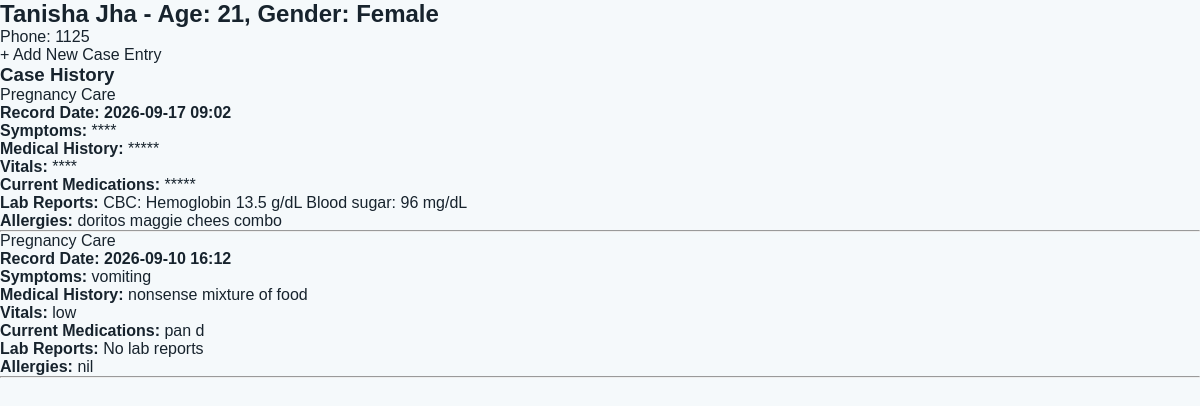
Screenshot of /view_record/6 with the database file from the repository.
### tables this page shows
CREATE TABLE patients(id INTEGER PRIMARY KEY AUTOINCREMENT,
    name TEXT NOT NULL,
    age INTEGER,
    gender TEXT,phone TEXT,
    created_at TEXT);

CREATE TABLE case_records(id INTEGER PRIMARY KEY AUTOINCREMENT,
      patient_id INTEGER NOT NULL,
      symptoms TEXT,
    medical_history TEXT,
    vitals TEXT, medications TEXT,
    allergies TEXT,
      created_at TEXT, lab_reports TEXT, doctor_id INTEGER, duration TEXT, original_transcript TEXT, english_translation TEXT, status TEXT DEFAULT 'SUBMITTED',
      FOREIGN KEY(patient_id) REFERENCES patients(id));

### app.py (the view)
@app.route("/view_record/<int:patient_id>")
def view_record(patient_id):
    conn = get_db()
    patient = conn.execute(
        """
        SELECT * FROM patients
        WHERE id = ?
        """,
        (patient_id,)
    ).fetchone()
    records = conn.execute(
        """
        SELECT * FROM case_records
        WHERE patient_id = ?
        ORDER BY created_at DESC
        """,
        (patient_id,)
    ).fetchall()
    conn.close()
    summaries = []
    for record in records:
        summary = (
            f"Patient reported: {record['symptoms']}. "
            f"Medical history: {record['medical_history'] or 'None reported'}. "
            f"Vitals: {record['vitals'] or 'None recorded'}. "
            f"Current medications: {record['medications'] or 'None'}. "
            f"Allergies: {record['allergies'] or 'None known'}."
        )
        summaries.append(summary)
    return render_template(
        "view_record.html",
        patient=patient,
        records=records,
        summaries=summaries
    )

### app.py (called while the page is built)
def get_db():
    conn = sqlite3.connect(DB_PATH)
    conn.row_factory = sqlite3.Row
    return conn

### templates/view_record.html (shortened to what this page needs)
<!DOCTYPE html>
<html>
<head>
    <link rel="stylesheet" href="/static/style.css" </head>
<body>
    <h2>{{ patient['name'] }} - Age: {{ patient['age'] }}, Gender: {{ patient['gender'] }}</h2>
    <p>Phone: {{ patient['phone'] }}</p>
    <a href="/case_form/{{ patient['id'] }}">+ Add New Case Entry</a>
    <h3>Case History</h3>
    {% if records|length == 0 %}
    <p>No case records yet.</p>
    {% else %}
    {% for record in records %}
    <div class="record">
        <a href="/pregnancy_register">
            Pregnancy Care
        </a>
        <h4>Record Date: {{ record['created_at'] }}</h4>
        <p>
            <strong>Symptoms:</strong>
            {{ record['symptoms'] or 'None reported' }}
        </p>
        <p>
            <strong>Medical History:</strong>
            {{ record['medical_history'] or 'None reported' }}
        </p>
        <p>
            <strong>Vitals:</strong>
            {{ record['vitals'] or 'None recorded' }}
        </p>
        <p>
            <strong>Current Medications:</strong>
            {{ record['medications'] or 'None' }}
        </p>
        <p>
            <strong>Lab Reports:</strong>
            {{ record['lab_reports'] or 'No lab reports' }}
        </p>
        <p>
            <strong>Allergies:</strong>
            {{ record['allergies'] or 'None known' }}
        </p>
    </div>
    <hr>
    {% endfor %}
    {% endif %}
</body>
</html>

### static/style.css (style rules this page uses)
* { margin: 0; padding: 0; box-sizing: border-box; text-decoration: none; }
body { font-family: Arial, sans-serif; background-color: #f5f9fb; color: #17232d; }
a { color: inherit; }

### rows the page displays
patients: name "Tanisha Jha", age "21", gender "Female", phone "1125"
case_records: created_at "2026-09-17 09:02", symptoms "****", medical_history "*****", vitals "****", medications "*****", lab_reports "CBC: Hemoglobin 13.5 g/dL Blood sugar: 96 mg/dL", allergies "doritos maggie chees combo"
case_records: created_at "2026-09-10 16:12", symptoms "vomiting", medical_history "nonsense mixture of food", vitals "low", medications "pan d", record "No lab reports", allergies "nil"
